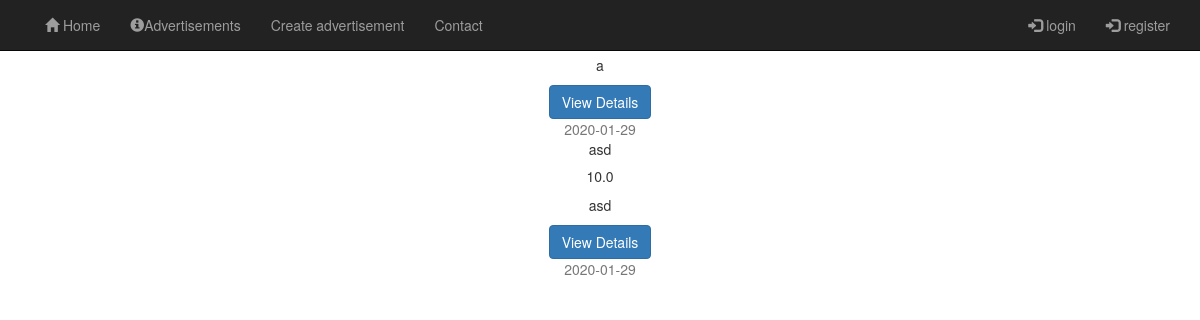
The app's page /ads, older data.
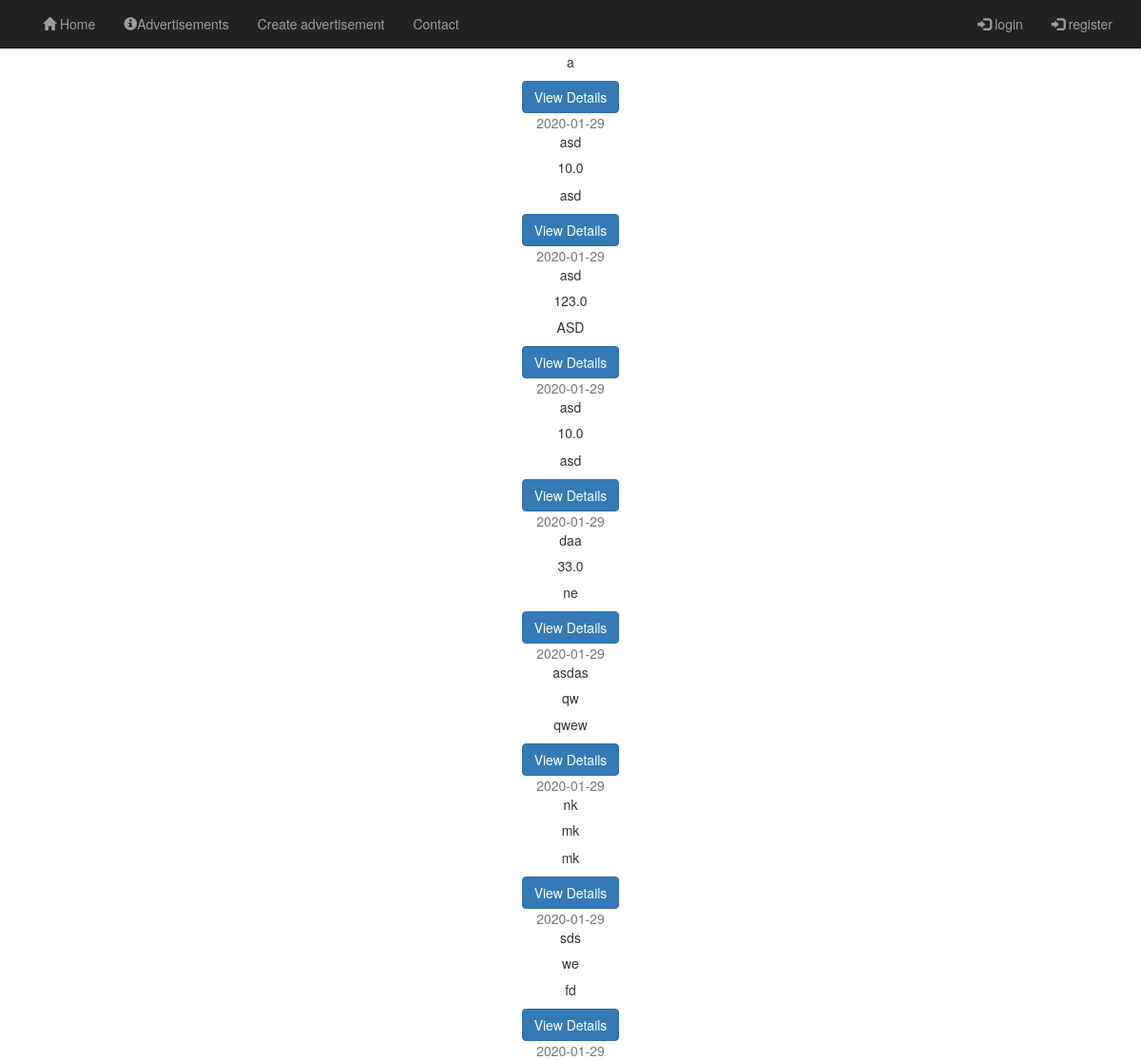
The same page, newer data.
### tables this page shows
CREATE TABLE advertisements
    (
        id INTEGER PRIMARY KEY AUTOINCREMENT,
        seller_id INTEGER NOT NULL,
        name TEXT NOT NULL,
        description TEXT,
        price REAL NOT NULL,
        release_date TEXT NOT NULL,
        is_available INTEGER,
        FOREIGN KEY (seller_id) REFERENCES users(id)
    );

### main.py (the view)
@app.route('/ads')
def ads():
    return render_template('ads.html', advertisements=Advertisement.all())

### advertisement.py (called while the page is built)
    @staticmethod
    def all():
        with DB() as db:
            rows = db.execute('SELECT * FROM advertisements').fetchall()
            return [Advertisement(*row) for row in rows]

### database.py (called while the page is built)
    def __enter__(self):
        self.conn = sqlite3.connect(DB_NAME)
        return self.conn.cursor()

    def __exit__(self, type, value, traceback):
        self.conn.commit()

### templates/ads.html (shortened to what this page needs)
<!DOCTYPE html>
<html lang="en">
<head>
    <link rel="stylesheet" href="https://maxcdn.bootstrapcdn.com/bootstrap/3.4.1/css/bootstrap.min.css">
    <link rel= "stylesheet" type= "text/css" href= "{{ url_for('static',filename='ads.css') }}">
</head>
<body>
    <nav class="navbar navbar-inverse  navbar-fixed-top"  role="navigation" >
                 <div class="container">
            <div id="navbar" class="navbar-collapse collapse">
                <ul class="nav navbar-nav">
                    <li><a href="/"><span class="glyphicon glyphicon-home" aria-hidden="true"></span> Home</a></li>
                    <li><a href="ads">
                        <span class="glyphicon glyphicon-info-sign" aria-hidden="true"></span>Advertisements</a></li>
                        <li><a href="create_ad">
                            Create advertisement</a></li>
                    <li><a href="#"> Contact</a></li>
                </ul>
               <ul class="nav navbar-nav navbar-right">
                   <li><a href = "login" data-toggle="modal" data-target="#loginModal"><span class="glyphicon glyphicon-log-in"></span> login</a></li>
                   <li><a href = "register" data-toggle="modal" data-target="#loginModal"><span class="glyphicon glyphicon-log-in"></span> register</a></li>
                </ul>
            </div>
        </div>
   </nav>
   {% for ad in advertisements %}
   <div class="card text-center">
    <div class="card-header">
      {{ ad.name }}
    </div>
    <div class="card-body">
      <h5 class="card-title"> {{ ad.price }} </h5>
      <p class="card-text"> {{ ad.description }} </p>
      <a href="#" class="btn btn-primary">View Details</a>
    </div>
    <div class="card-footer text-muted">
      {{ ad.release_date }}
    </div>
  </div>
   {% endfor %}
</body>
</html>

Row changes from the older to the newer data that the page shows:
added advertisements: name "asd", price "123.0", description "ASD", release_date "2020-01-29"
added advertisements: name "asd", price "10.0", description "asd", release_date "2020-01-29"
added advertisements: name "daa", price "33.0", description "ne", release_date "2020-01-29"
added advertisements: name "asdas", price "qw", description "qwew", release_date "2020-01-29"
added advertisements: name "nk", price "mk", description "mk", release_date "2020-01-29"
added advertisements: name "sds", price "we", description "fd", release_date "2020-01-29"
